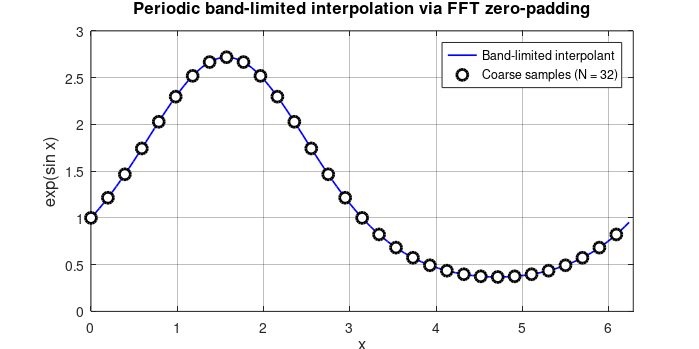

Source code (MATLAB):
% zero_padding_interpolation.m
% Chapter 9: Physical and Fourier Space on Grids
%
% Demonstrates band-limited interpolation via zero-padding in Fourier space.
% This is Etude 4 from the chapter.
%
% Author: Dr. Denys Dutykh
% Date: February 2026

function zero_padding_interpolation()
    % Coarse grid parameters
    N = 32;
    j = 0:N-1;
    x_coarse = 2*pi*j/N;

    % Test function: exp(sin(x))
    v = exp(sin(x_coarse));

    % Interpolate via zero-padding
    q = 4;
    M = q * N;
    x_fine = 2*pi*(0:M-1)/M;
    v_fine = zero_pad_interpolate(v, q);

    % Exact function for comparison
    v_exact = exp(sin(x_fine));

    % Compute interpolation error
    error = max(abs(v_fine - v_exact));
    fprintf('N = %d coarse points, M = %d fine points\n', N, M);
    fprintf('Maximum interpolation error: %.2e\n', error);

    % Create figure
    figure('Position', [100, 100, 700, 350]);

    % Plot interpolant
    plot(x_fine, v_fine, 'b-', 'LineWidth', 1.2); hold on;

    % Plot coarse samples
    plot(x_coarse, v, 'ko', 'MarkerSize', 8, 'MarkerFaceColor', 'w', ...
         'LineWidth', 2);

    xlabel('x', 'FontSize', 12);
    ylabel('exp(sin x)', 'FontSize', 12);
    title('Periodic band-limited interpolation via FFT zero-padding', 'FontSize', 12);
    legend('Band-limited interpolant', sprintf('Coarse samples (N = %d)', N), ...
           'Location', 'northeast');
    xlim([0, 2*pi]);
    grid on;
    set(gca, 'GridAlpha', 0.3);
    hold off;

    % Save figure
    set(gcf, 'PaperPositionMode', 'auto');
    print('-dpdf', '../../../textbook/figures/ch09/matlab/zero_padding_interpolation.pdf');
    fprintf('Figure saved to textbook/figures/ch09/matlab/zero_padding_interpolation.pdf\n');
end

function v_fine = zero_pad_interpolate(v, q)
    % Interpolate a periodic function by zero-padding in Fourier space.
    N = length(v);
    M = q * N;

    % Forward FFT
    v_hat = fft(v);

    % Zero-pad in Fourier space
    v_hat_padded = zeros(1, M);

    % Copy low frequencies
    v_hat_padded(1:N/2) = v_hat(1:N/2);
    v_hat_padded(end-N/2+2:end) = v_hat(N/2+2:end);

    % Handle Nyquist mode: split between +N/2 and -N/2
    v_hat_padded(N/2+1) = v_hat(N/2+1) / 2;
    v_hat_padded(M-N/2+1) = v_hat(N/2+1) / 2;

    % Inverse FFT and scale
    v_fine = real(ifft(v_hat_padded)) * q;
end
